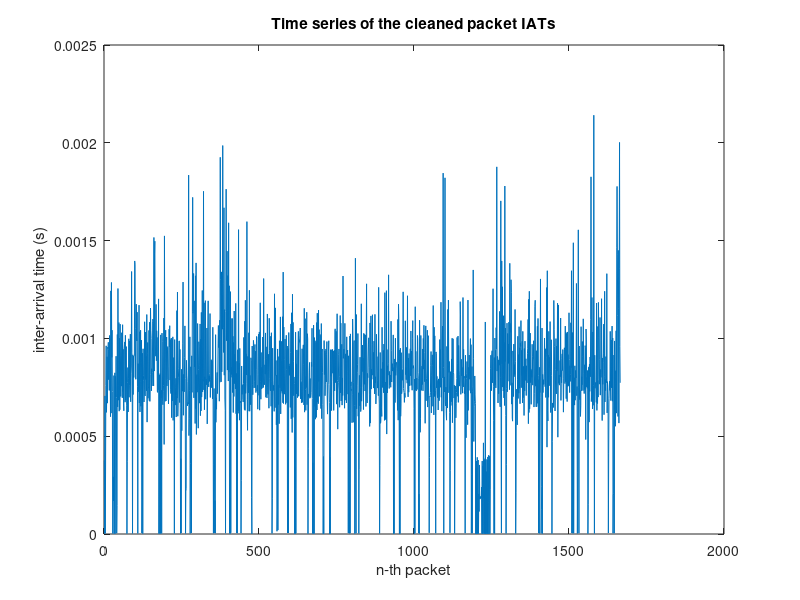

Recreate this plot in MATLAB. (Note: this script raises an error after producing the figure.)
clear;
close all;
load('time2.mat');

gap = diff(Time);

% Question 3.2
fprintf('minimum: %f\n', min(gap));
fprintf('maximum: %f\n', max(gap));
fprintf('average: %f\n', mean(gap));
fprintf('standard deviation: %f\n\n', std(gap));

% Question 3.3
gap_clean = gap(gap<prctile(gap, 95));
fprintf('minimum (clean): %f\n', min(gap_clean));
fprintf('maximum (clean): %f\n', max(gap_clean));
fprintf('average (clean): %f\n', mean(gap_clean));
fprintf('standard deviation (clean): %f\n', std(gap_clean));

% Question 3.4
plot(gap_clean);
title('Time series of the cleaned packet IATs');
xlabel('n-th packet');
ylabel('inter-arrival time (s)');

figure;
histogram(gap_clean);
title('Histogram of the cleaned packet IATs and trend line');
xlabel('Inter-arrival time (s)');
ylabel('Quantity of packets');

% Question 3.5
muhat = expfit(gap_clean, 1e-12)

% Question 3.6
x = 0:1e-6:max(gap_clean);
hold on;
plot(x, exppdf(x, muhat), 'linewidth', 2);
legend('histogram', 'trend line');

figure;
h = histfit(gap_clean);
h(1).FaceColor = [0 0.5 0];
title('Histogram of the cleaned packet IATs and trend line');
xlabel('Inter-arrival time (s)');
ylabel('Quantity of packets');
legend('histogram', 'normal distribution');
